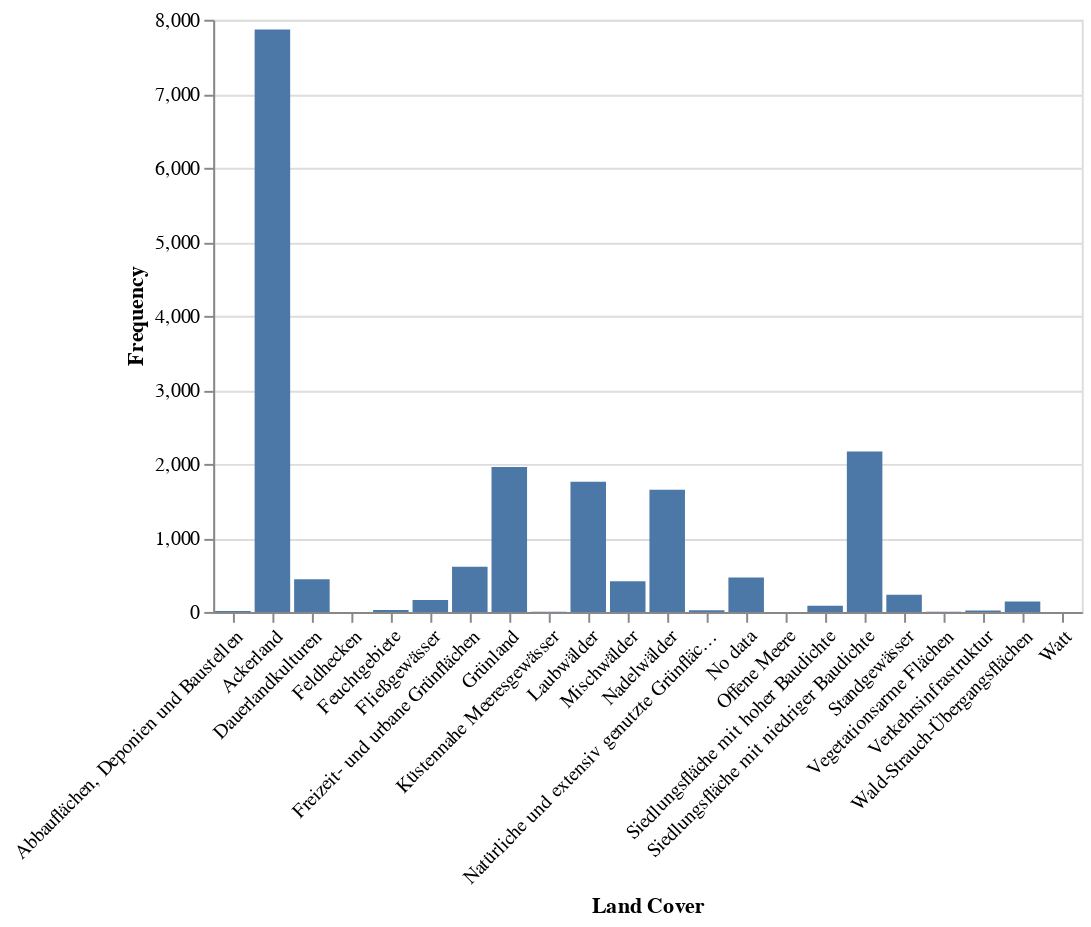

The code cell stored with this chart in its notebook:
### Code cell
#Request the plot from Geoengine
plot_calopteryx_splendens = workflow_calopteryx_splendens_full_öko.plot_chart(
    ge.QueryRectangle(
        ge.BoundingBox2D(5.852490, 47.271121, 15.022059, 55.065334),
        ge.TimeInterval(time, time),
        resolution=ge.SpatialResolution(0.1, 0.1),
        srs="EPSG:4326"
    )
)

#Show the plot
alt.Chart.from_dict(plot_calopteryx_splendens.spec)

### Figure 1 — Vega-Lite specification as saved in the notebook (floating-point values rounded to 4 significant figures)
{"config": {"view": {"continuousWidth": 300, "continuousHeight": 300}}, "data": {"name": "data-8ef6aca10b40fd007b3af21dbcb8242a"}, "mark": "bar", "encoding": {"x": {"axis": {"labelAngle": -45}, "field": "Land Cover", "type": "nominal"}, "y": {"field": "Frequency", "type": "quantitative"}}, "width": "container", "$schema": "https://vega.github.io/schema/vega-lite/v5.json", "datasets": {"data-8ef6aca10b40fd007b3af21dbcb8242a": [{"Frequency": 13, "Land Cover": "Abbauflächen, Deponien und Baustellen"}, {"Frequency": 7869, "Land Cover": "Ackerland"}, {"Frequency": 441, "Land Cover": "Dauerlandkulturen"}, {"Frequency": 0, "Land Cover": "Feldhecken"}, {"Frequency": 25, "Land Cover": "Feuchtgebiete"}, {"Frequency": 160, "Land Cover": "Fließgewässer"}, {"Frequency": 612, "Land Cover": "Freizeit- und urbane Grünflächen"}, {"Frequency": 1959, "Land Cover": "Grünland"}, {"Frequency": 2, "Land Cover": "Küstennahe Meeresgewässer"}, {"Frequency": 1758, "Land Cover": "Laubwälder"}, {"Frequency": 414, "Land Cover": "Mischwälder"}, {"Frequency": 1651, "Land Cover": "Nadelwälder"}, {"Frequency": 23, "Land Cover": "Natürliche und extensiv genutzte Grünflächen"}, {"Frequency": 464, "Land Cover": "No data"}, {"Frequency": 0, "Land Cover": "Offene Meere"}, {"Frequency": 82, "Land Cover": "Siedlungsfläche mit hoher Baudichte"}, {"Frequency": 2167, "Land Cover": "Siedlungsfläche mit niedriger Baudichte"}, {"Frequency": 232, "Land Cover": "Standgewässer"}, {"Frequency": 2, "Land Cover": "Vegetationsarme Flächen"}, {"Frequency": 19, "Land Cover": "Verkehrsinfrastruktur"}, {"Frequency": 142, "Land Cover": "Wald-Strauch-Übergangsflächen"}, {"Frequency": 0, "Land Cover": "Watt"}]}}
